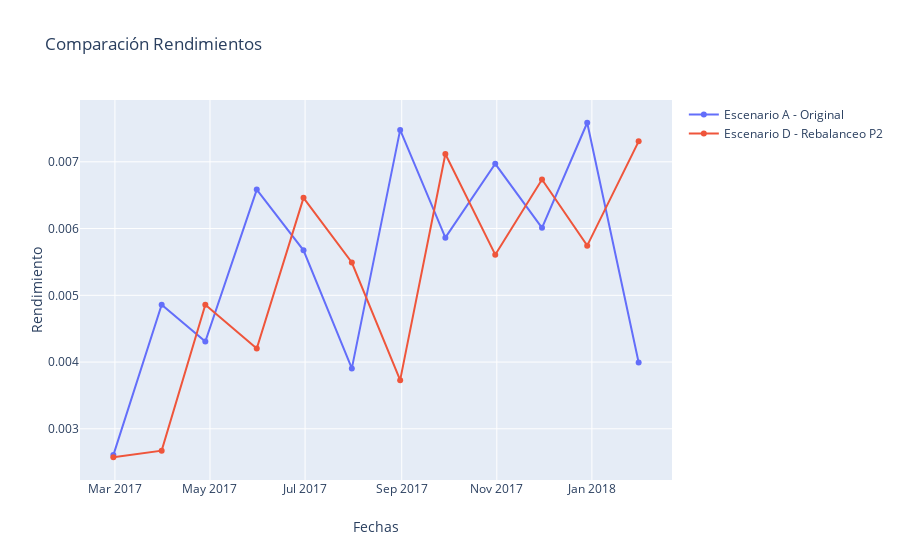

Here is the notebook cell this chart was saved with:
### Code cell
x = fechas
data1 = go.Scatter(x=x,y= Rends_mensual, mode= 'lines+markers', name= 'Escenario A - Original')
data4 = go.Scatter(x=x,y= Rends_mensual3, mode= 'lines+markers', name= 'Escenario D - Rebalanceo P2')

data= [data1,data4]
layout = go.Layout(title='Comparación Rendimientos', xaxis=dict(title='Fechas'),yaxis=dict(title='Rendimiento'))
fig = go.Figure(data=data,layout=layout)
iplot(fig, filename = 'Hist')

### Figure 1 — Plotly figure (JSON) as saved in the notebook; plotly's stock layout.template omitted (floating-point values rounded to 4 significant figures)
{"data": [{"mode": "lines+markers", "name": "Escenario A - Original", "type": "scatter", "x": ["2017-02-28", "2017-03-31", "2017-04-28", "2017-05-31", "2017-06-30", "2017-07-31", "2017-08-31", "2017-09-29", "2017-10-31", "2017-11-30", "2017-12-29", "2018-01-31", "2018-02-28"], "y": [0.002606, 0.004858, 0.004307, 0.006583, 0.005673, 0.003905, 0.007478, 0.005864, 0.00697, 0.006011, 0.007585, 0.003994]}, {"mode": "lines+markers", "name": "Escenario D - Rebalanceo P2", "type": "scatter", "x": ["2017-02-28", "2017-03-31", "2017-04-28", "2017-05-31", "2017-06-30", "2017-07-31", "2017-08-31", "2017-09-29", "2017-10-31", "2017-11-30", "2017-12-29", "2018-01-31", "2018-02-28"], "y": [0.002574, 0.002673, 0.004858, 0.004203, 0.00646, 0.005491, 0.003729, 0.007117, 0.005609, 0.006734, 0.005744, 0.007306]}], "layout": {"title": {"text": "Comparación Rendimientos"}, "xaxis": {"title": {"text": "Fechas"}}, "yaxis": {"title": {"text": "Rendimiento"}}}}
